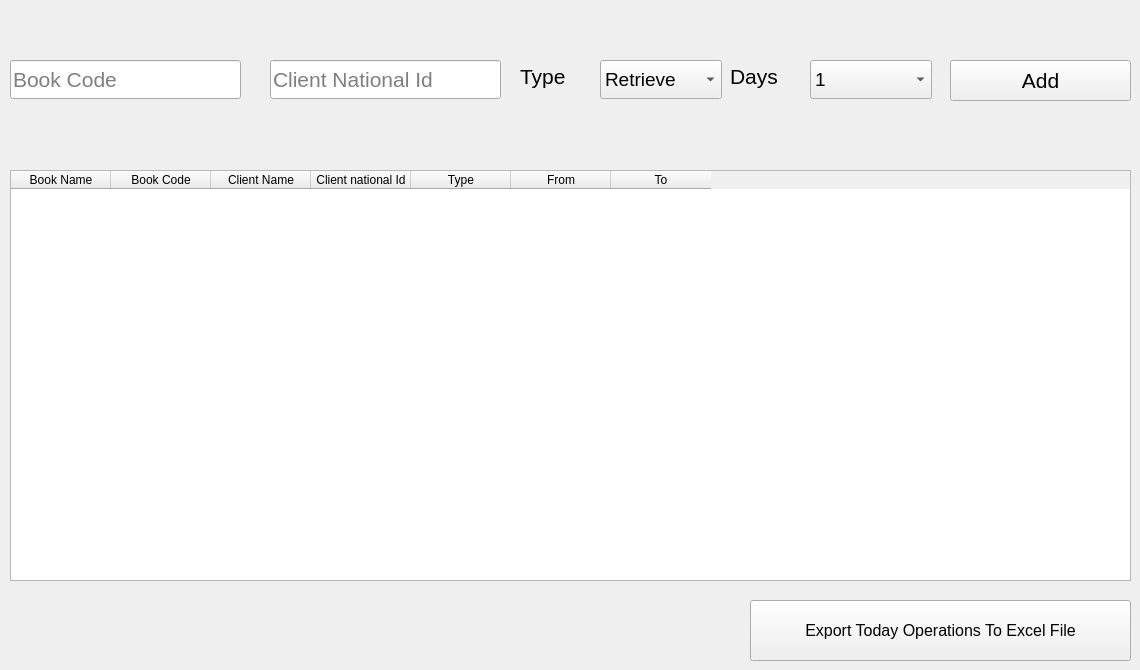
    <widget class="QWidget" name="tab_1">
     <attribute name="title">
      <string>Tab 1</string>
     </attribute>
     <widget class="QTableWidget" name="tableWidget">
      <property name="geometry">
       <rect>
        <x>10</x>
        <y>170</y>
        <width>1121</width>
        <height>411</height>
       </rect>
      </property>
      <property name="minimumSize">
       <size>
        <width>1121</width>
        <height>411</height>
       </size>
      </property>
      <property name="maximumSize">
       <size>
        <width>1121</width>
        <height>411</height>
       </size>
      </property>
      <property name="sizeAdjustPolicy">
       <enum>QAbstractScrollArea::AdjustToContents</enum>
      </property>
      <column>
       <property name="text">
        <string>Book Name</string>
       </property>
      </column>
      <column>
       <property name="text">
        <string>Book Code</string>
       </property>
      </column>
      <column>
       <property name="text">
        <string>Client Name</string>
       </property>
      </column>
      <column>
       <property name="text">
        <string>Client national Id</string>
       </property>
      </column>
      <column>
       <property name="text">
        <string>Type</string>
       </property>
      </column>
      <column>
       <property name="text">
        <string>From</string>
       </property>
      </column>
      <column>
       <property name="text">
        <string>To</string>
       </property>
      </column>
     </widget>
     <widget class="QPushButton" name="add_pushButton">
      <property name="geometry">
       <rect>
        <x>950</x>
        <y>60</y>
        <width>181</width>
        <height>41</height>
       </rect>
      </property>
      <property name="font">
       <font>
        <family>Arial</family>
        <pointsize>16</pointsize>
        <weight>50</weight>
        <italic>false</italic>
        <bold>false</bold>
       </font>
      </property>
      <property name="text">
       <string>Add</string>
      </property>
     </widget>
     <widget class="QLineEdit" name="bookName_lineEdit">
      <property name="geometry">
       <rect>
        <x>10</x>
        <y>60</y>
        <width>231</width>
        <height>39</height>
       </rect>
      </property>
      <property name="font">
       <font>
        <family>Segoe UI</family>
        <pointsize>16</pointsize>
       </font>
      </property>
      <property name="placeholderText">
       <string>Book Code</string>
      </property>
     </widget>
     <widget class="QComboBox" name="type_comboBox">
      <property name="geometry">
       <rect>
        <x>600</x>
        <y>60</y>
        <width>122</width>
        <height>39</height>
       </rect>
      </property>
      <property name="font">
       <font>
        <family>Segoe UI</family>
        <pointsize>14</pointsize>
       </font>
      </property>
      <item>
       <property name="text">
        <string>Retrieve</string>
       </property>
      </item>
      <item>
       <property name="text">
        <string>rent</string>
       </property>
      </item>
     </widget>
     <widget class="QComboBox" name="days_comboBox">
      <property name="geometry">
       <rect>
        <x>810</x>
        <y>60</y>
        <width>122</width>
        <height>39</height>
       </rect>
      </property>
      <property name="font">
       <font>
        <family>Segoe UI</family>
        <pointsize>14</pointsize>
       </font>
      </property>
      <item>
       <property name="text">
        <string>1</string>
       </property>
      </item>
      <item>
       <property name="text">
        <string>2</string>
       </property>
      </item>
      <item>
       <property name="text">
        <string>3</string>
       </property>
      </item>
      <item>
       <property name="text">
        <string>4</string>
       </property>
      </item>
      <item>
       <property name="text">
        <string>5</string>
       </property>
      </item>
      <item>
       <property name="text">
        <string>6</string>
       </property>
      </item>
      <item>
       <property name="text">
        <string>7</string>
       </property>
      </item>
      <item>
       <property name="text">
        <string>8</string>
       </property>
      </item>
      <item>
       <property name="text">
        <string>9</string>
       </property>
      </item>
      <item>
       <property name="text">
        <string>10</string>
       </property>
      </item>
     </widget>
     <widget class="QLabel" name="type_label">
      <property name="geometry">
       <rect>
        <x>520</x>
        <y>60</y>
        <width>58</width>
        <height>33</height>
       </rect>
      </property>
      <property name="font">
       <font>
        <family>Segoe UI</family>
        <pointsize>16</pointsize>
       </font>
      </property>
      <property name="text">
       <string>Type</string>
      </property>
     </widget>
     <widget class="QLabel" name="days_label">
      <property name="geometry">
       <rect>
        <x>730</x>
        <y>60</y>
        <width>57</width>
        <height>33</height>
       </rect>
      </property>
      <property name="font">
       <font>
        <family>Segoe UI</family>
        <pointsize>16</pointsize>
       </font>
      </property>
      <property name="text">
       <string>Days</string>
      </property>
     </widget>
     <widget class="QLineEdit" name="clientName_lineEdit">
      <property name="geometry">
       <rect>
        <x>270</x>
        <y>60</y>
        <width>231</width>
        <height>39</height>
       </rect>
      </property>
      <property name="font">
       <font>
        <family>Segoe UI</family>
        <pointsize>16</pointsize>
       </font>
      </property>
      <property name="placeholderText">
       <string>Client National Id</string>
      </property>
     </widget>
     <widget class="QPushButton" name="export_operation_pushButton">
      <property name="geometry">
       <rect>
        <x>750</x>
        <y>600</y>
        <width>381</width>
        <height>61</height>
       </rect>
      </property>
      <property name="font">
       <font>
        <family>Segoe UI</family>
        <pointsize>12</pointsize>
       </font>
      </property>
      <property name="text">
       <string>Export Today Operations To Excel File</string>
      </property>
     </widget>
    </widget>
